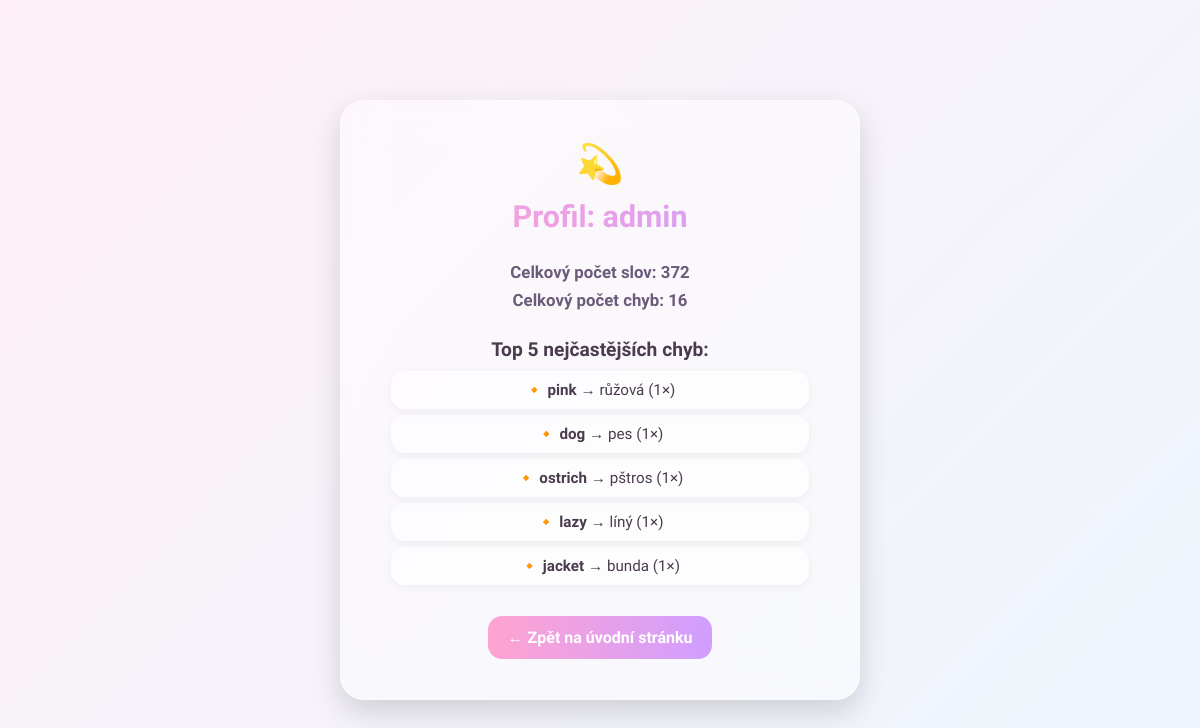
/profile/ (signed in), run on the app's committed database.
### core/models.py (models this page shows, shortened)
class UserProfile(models.Model):
    user = models.OneToOneField(
        User,
        on_delete=models.CASCADE,
        verbose_name="Uživatel",
        null=True,  # ← dočasné!
        blank=True  # ← pro admin rozhraní, nepovinné
    )
    nickname = models.CharField(
        max_length=50,
        blank=True,
        null=True,
        verbose_name="Přezdívka"
    )
    created_at = models.DateTimeField(
        auto_now_add=True,
        verbose_name="Vytvořeno"
    )
    class Meta:
        verbose_name = "Profil uživatele"
        verbose_name_plural = "Profily uživatelů"

class Mistake(models.Model):
    user = models.ForeignKey(
        UserProfile,
        on_delete=models.CASCADE,
        related_name='mistakes',
        verbose_name="Uživatel"
    )
    word = models.ForeignKey(
        Word,
        on_delete=models.CASCADE,
        related_name='mistakes',
        verbose_name="Slovo"
    )
    incorrect_count = models.PositiveIntegerField(
        default=0,
        verbose_name="Počet chyb"
    )
    first_incorrect = models.DateTimeField(
        null=True,
        blank=True,
        verbose_name="První chyba"
    )
    last_incorrect = models.DateTimeField(
        null=True,
        blank=True,
        verbose_name="Poslední chyba"
    )
    class Meta:
        verbose_name = "Chyba"
        verbose_name_plural = "Chyby"
        unique_together = ('user', 'word')
        ordering = ['-incorrect_count', '-last_incorrect']

class Word(models.Model):
    english = models.CharField(
        max_length=100,
        verbose_name="Anglické slovo",
        help_text="Zadej slovo v angličtině (bez speciálních znaků)",
        validators=[RegexValidator(r'^[a-zA-Z\s\-\(\)]+$', 'Pouze písmena, mezery, pomlčky a závorky')]
    )
    czech = models.CharField(
        max_length=100,
        verbose_name="Český překlad",
        help_text="Zadej český překlad"
    )
    difficulty = models.CharField(
        max_length=10,
        choices=[
            ('easy', 'Easy'),
            ('medium', 'Medium'),
            ('hard', 'Hard')
        ],
        verbose_name="Obtížnost",
        help_text="Vyber obtížnost slova"
    )
    category = models.ForeignKey(
        'Category',
        on_delete=models.CASCADE,
        null=True,
        blank=True,
        verbose_name="Kategorie",
        help_text="Vyber kategorii (nepovinné)"
    )
    example_sentence = models.TextField(
        blank=True,
        null=True,
        verbose_name="Příklad věty",
        help_text="Věta, kde se používá anglické slovo"
    )
    class Meta:
        verbose_name = "Slovo"
        verbose_name_plural = "Slova"
        ordering = ['difficulty']

### core/views.py (the view)
# urls.py: path('profile/', views.profile_view, name='profile'),
@login_required
def profile_view(request):
    profile, _ = UserProfile.objects.get_or_create(user=request.user)
    total_mistakes = Mistake.objects.filter(user=profile).count()
    total_words = Word.objects.count()
    top_mistakes = Mistake.objects.filter(user=profile).select_related('word').order_by('-incorrect_count')[:5]
    return render(request, 'core/profile.html', {
        'profile': profile,
        'total_mistakes': total_mistakes,
        'total_words': total_words,
        'top_mistakes': top_mistakes
    })

### core/templates/core/profile.html (shortened to what this page needs)
<!DOCTYPE html>
<html lang="cs">
<head>
</head>
<body>
  <div class="profile-box">
    <div class="sparkle">💫</div>
    <h2>Profil: {{ profile.nickname|default:profile.user.username }}</h2>
    <div class="stats">
      <p><strong>Celkový počet slov:</strong> {{ total_words }}</p>
      <p><strong>Celkový počet chyb:</strong> {{ total_mistakes }}</p>
    </div>
    <h3>Top 5 nejčastějších chyb:</h3>
    <ul>
      {% for mistake in top_mistakes %}
        <li>🔸 <strong>{{ mistake.word.english }}</strong> → {{ mistake.word.czech }} ({{ mistake.incorrect_count }}×)</li>
      {% empty %}
        <li>Žádné chyby zatím nejsou 🎉</li>
      {% endfor %}
    </ul>
    <a href="{% url 'home' %}" class="back-btn">← Zpět na úvodní stránku</a>
  </div>
</body>
</html>

### core/templates/core/profile.html (style rules this page uses)
:root { --bg1:#ffeaf5; --bg2:#fbe5ff; --bg3:#e7f7ff; --bg4:#fff0f7; --accent1:#ffa3d1; --accent2:#d09eff; --accent3:#f8b8ff; --muted:#6b5b7b; --radius:20px; --glass: rgba(255, 255, 255, 0.45); --border: rgba(255, 255, 255, 0.25); --blur: blur(20px); }
* { box-sizing: border-box; }
body::before { content: ""; position: fixed; top: 0; left: 0; right: 0; bottom: 0; z-index: -1; background: linear-gradient(-45deg,var(--bg1),var(--bg2),var(--bg3),var(--bg4)); background-size: 400% 400%; animation: dreamyBG 22s ease infinite; opacity: 0; animation: dreamyBG 22s ease infinite, fadeInBody 1.5s ease forwards; }
body { margin: 0; font-family: 'Quicksand', sans-serif; display: flex; justify-content: center; align-items: center; height: 100vh; overflow: hidden; }
.profile-box { background: var(--glass); border: 1px solid var(--border); backdrop-filter: var(--blur); -webkit-backdrop-filter: var(--blur); border-radius: 24px; padding: 40px 50px; max-width: 520px; width: 92%; text-align: center; box-shadow: 0 12px 30px rgba(0, 0, 0, 0.15); animation: fadeInBox 1s ease forwards; }
.sparkle { font-size: 2.4em; animation: sparkleAnim 1.6s infinite alternate ease-in-out; }
h2 { font-size: 1.9em; font-weight: 600; margin: 12px 0 28px; background: linear-gradient(90deg, var(--accent1), var(--accent2)); -webkit-background-clip: text; -webkit-text-fill-color: transparent; }
.stats { margin-bottom: 28px; font-size: 1.05em; color: var(--muted); }
.stats p { margin: 8px 0; font-weight: 600; }
h3 { font-size: 1.2em; margin-bottom: 10px; color: #4a3b4e; }
ul { list-style: none; padding: 0; margin: 0; }
li { background: rgba(255,255,255,0.6); padding: 10px 14px; border-radius: 14px; margin: 6px 0; font-size: 0.95em; font-weight: 500; color: #4a3b4e; box-shadow: 0 2px 8px rgba(0,0,0,0.05); transition: 0.2s ease; }
.back-btn { display: inline-block; margin-top: 25px; text-decoration: none; background: linear-gradient(to right, var(--accent1), var(--accent2)); color: white; padding: 12px 20px; border-radius: 14px; font-weight: 700; transition: 0.25s ease; }

### data on the page
UserProfile: nickname "admin"
Mistake: word.english "pink", word.czech "růžová", incorrect_count "1"
Mistake: word.english "dog", word.czech "pes", incorrect_count "1"
Mistake: word.english "ostrich", word.czech "pštros", incorrect_count "1"
Mistake: word.english "lazy", word.czech "líný", incorrect_count "1"
Mistake: word.english "jacket", word.czech "bunda", incorrect_count "1"

### other printed values
{{ total_words }} "372"
{{ total_mistakes }} "16"
